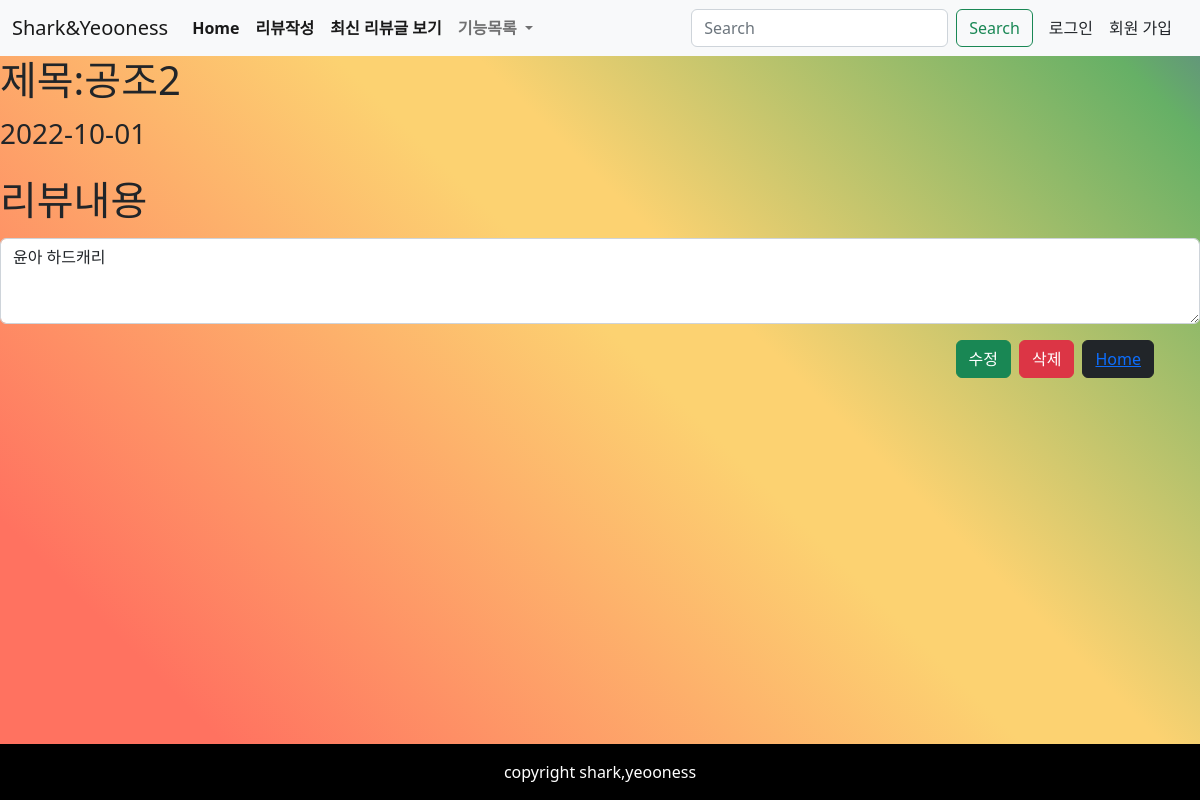
The page /details/ on the database as committed earlier.
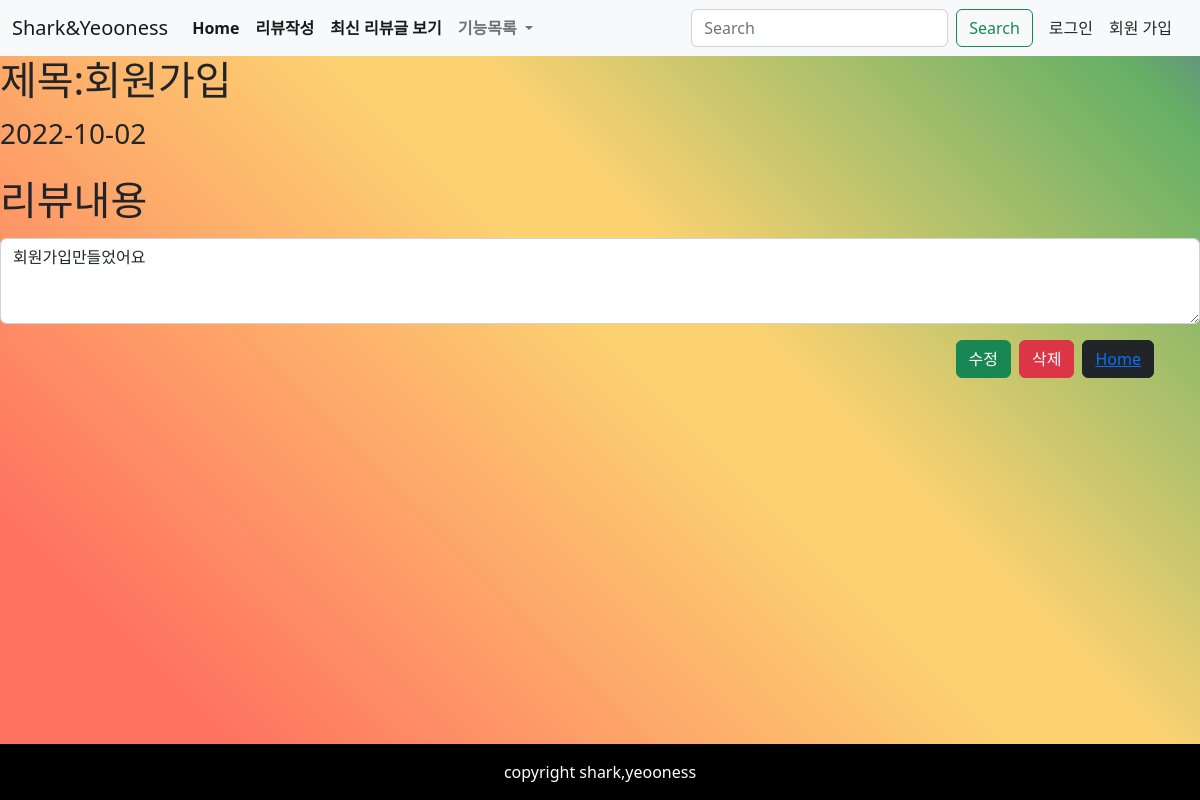
The same page on the database as committed later.
### Pair1/models.py (models this page shows)
class Review(models.Model):
    title = models.CharField(max_length=80)
    content = models.TextField()
    created_at = models.DateTimeField(auto_now_add=True)
    updated_at = models.DateTimeField(auto_now = True)

### Pair1/views.py (the view)
# urls.py: path("details/", views.details, name="details"),
def details(request):
    k = Review.objects.latest('pk')
    context = {
        "c":k
    }
    return render(request,"Pair1/details.html",context)

### Pair1/templates/pair1/details.html
{% extends 'Pair1/base.html' %}
{% block content %}
<h1>제목:{{c.title}}</h1>
<p class="fs-3">{{ c.created_at |date:'Y-m-d' }}</p>
<div class="mb-3">
  <label for="exampleFormControlTextarea1" class="form-label fs-1">리뷰내용</label>
  <textarea class="form-control" id="exampleFormControlTextarea1" rows="3">{{c.content}}</textarea>
</div>
<div class="container d-flex justify-content-end">
  <a href="{% url 'Pair1:edit' c.pk %}"><button type="button" class="btn btn-success mx-1">수정</button></a>
  <a href="{% url 'Pair1:delete' c.pk %}"><button type="button" class="btn btn-danger mx-1">삭제</button></a>
  <a href="{% url 'Pair1:index1' c.pk %}"><button type="button" class="btn btn-dark mx-1">Home</a>
</div>
{% endblock %}

### Pair1/templates/pair1/base.html (shortened to what this page needs)
<!DOCTYPE html>
<html lang="en">
<head>
  <link href="https://cdn.jsdelivr.net/npm/bootstrap@5.2.1/dist/css/bootstrap.min.css" rel="stylesheet"
>
</head>
<body>
    <nav class="navbar navbar-expand-lg bg-light sticky-top">
      <div class="container-fluid">
        <a class="navbar-brand" href="#">Shark&Yeooness</a>
        <div class="collapse navbar-collapse" id="navbarSupportedContent">
          <ul class="navbar-nav me-auto mb-2 mb-lg-0">
            <li class="nav-item">
              <a class="nav-link active fw-bold" aria-current="page" href="{% url 'Pair1:home' %}">Home</a>
            </li>
            <li class="nav-item">
              <a class="nav-link active fw-bold" href="{% url 'Pair1:new' %}">리뷰작성</a>
            </li>
            <li class="nav-item">
              <a class="nav-link active fw-bold" href="{% url 'Pair1:details' %}"> 최신 리뷰글 보기</a>
            </li>
            <li class="nav-item dropdown">
              <a class="nav-link dropdown-toggle fw-bold" href="#" role="button" data-bs-toggle="dropdown"
                aria-expanded="false">
                기능목록
              </a>
            </li>
          </ul>
          <form class="d-flex mx-3" role="search">
            <input class="form-control me-2" type="search" placeholder="Search" aria-label="Search">
            <button class="btn btn-outline-success" type="submit">Search</button>
          </form>
            <a class="nav-link" href="{% url 'Pair1:logins' %}">로그인</a>
            <a class="nav-link mx-3" href="{% url 'Pair1:Users' %}">회원 가입</a>
        </div>
      </div>
    </nav>
  {% block content %}
  {% endblock %}
  <div class="row bg-black py-3 fixed-bottom">
    <footer class="text-center text-white col-12">copyright shark,yeooness</footer>
  </div>
</body>
</html>

### Pair1/templates/pair1/base.html (style rules this page uses)
body, html { width: 100%; height: 100%; overflow: hidden; background: rgba(255, 114, 96, 1); background: linear-gradient(45deg, rgba(255, 114, 96, 1) 0%, rgba(255, 114, 96, 1) 14%, rgba(252, 210, 113, 1) 54%, rgba(252, 210, 113, 1) 61%, rgba(102, 176, 102, 1) 93%, rgba(96, 135, 134, 1) 100%); }

Rows that differ between the two databases and show on the page:
no longer on this page (row unchanged): Review: title "공조2", created_at "2022-10-01", content "윤아 하드캐리"
added Review: title "회원가입", created_at "2022-10-02", content "회원가입만들었어요"
